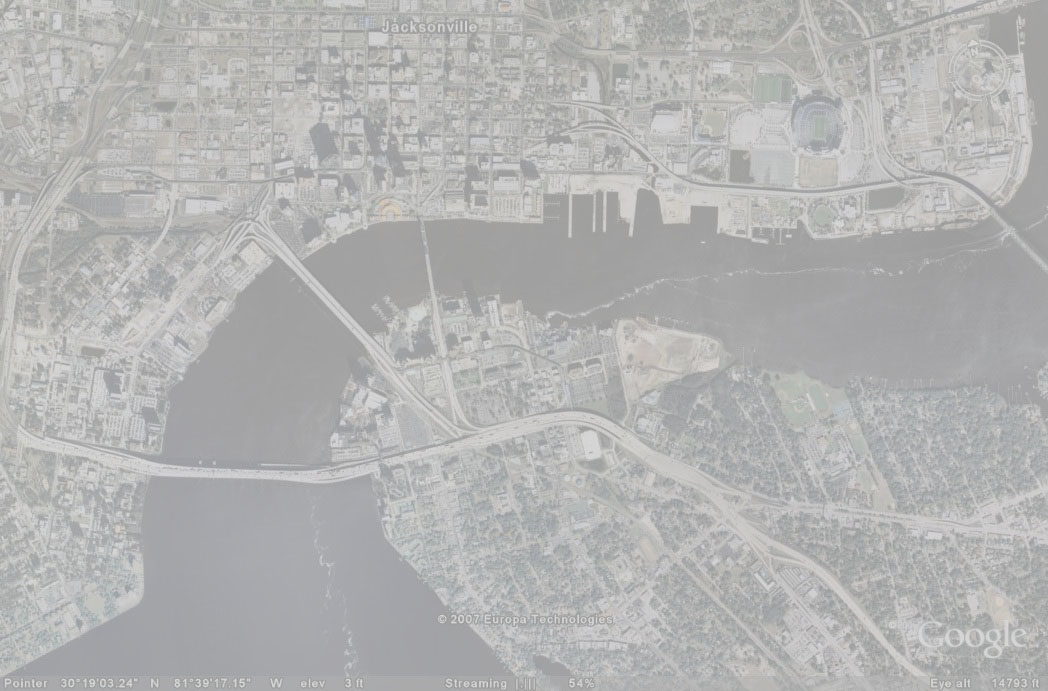
#> input picture 4-filter-spatial-domain/images/satellite.jpg, 1048 x 691 px, found by its file name
$ jupyter execute 2-enhancement-supplementary.ipynb   (older library calls are emulated)
#> lines starting #> are read from the running program, lines starting #| are printed output that depends on the picture
# **Introduction to Image Processing**

** Dear students this is your first assignment in Image processing course, in the context of this assignment you have to:**
* **complete `2-enhancement.ipynb` up to section 2.7**
* **complete this notebook `2-enhancement-supplementary.ipynb`**
* **add your changes, commit and push your completed assignment to your github repo**

`2-enhancement-supplememtary.ipynb` provides more information on section 2.7

## 2.7 Your own implementation

### Q.1 Import the required libraries and functions

[cell 1]

# Matplotlib library
import matplotlib.pyplot as plt
from matplotlib import cm

# Numpy library
import numpy as np

from skimage import io
from skimage import img_as_ubyte
from skimage import img_as_float
from skimage.color import rgb2gray

### Q.2 Contrast streching

** Define your function which stretch the image contrast, `cont_str`, using minimum and maximum values from the image **

**This function should accept the input image, calculates the minimum and maximum and rescales the intensities.**

** Return the image as uint8 **

[cell 2]
def cont_str (inputimage) :

    img = inputimage
    maxold=np.amax(img)
    minold=np.amin(img)
    for i in range(0,img.shape[0]-1):
        for j in range(0,img.shape[1]-1):
            img[i,j]=255*(img[i,j]-minold)/(maxold-minold)
    return img

**Use your function to transform the  gray version of `satellite.jpg` image (ubyte format), show the original image and the transformed image and their histogram**

[cell 3]
filename = './images/satellite.jpg'
satellite = io.imread(filename)
#> satellite is the input picture: shape (691, 1048, 3); mean R, G, B 178.9, 179.2, 178.8
satellite_gray = rgb2gray (satellite)
satellite_ubyte = img_as_ubyte(satellite_gray)

fig, axes=plt.subplots(nrows=2, ncols=2, figsize=(20,20))
ax0, ax1, ax2, ax3 = axes.ravel()
ax0.imshow(satellite, cmap=cm.gray)
ax0.set_title('original image')
bins, bins_c=np.histogram(satellite, 256)
#> bins = 256 values, max 91533 at index 58, min 0 at index 1, mean 8486.3; bins_c = 257 values from 144 to 227
ax1.plot(bins_c[1:], bins)
ax1.set_title('histogram of original image')

satellite_cont_str=cont_str(satellite_ubyte)
#> in cont_str, `maxold=np.amax(img)`: maxold = 226
#> in cont_str, `minold=np.amin(img)`: minold = 145
#> after the loop in cont_str, `for i in range(0,img.shape[0]-1):`:
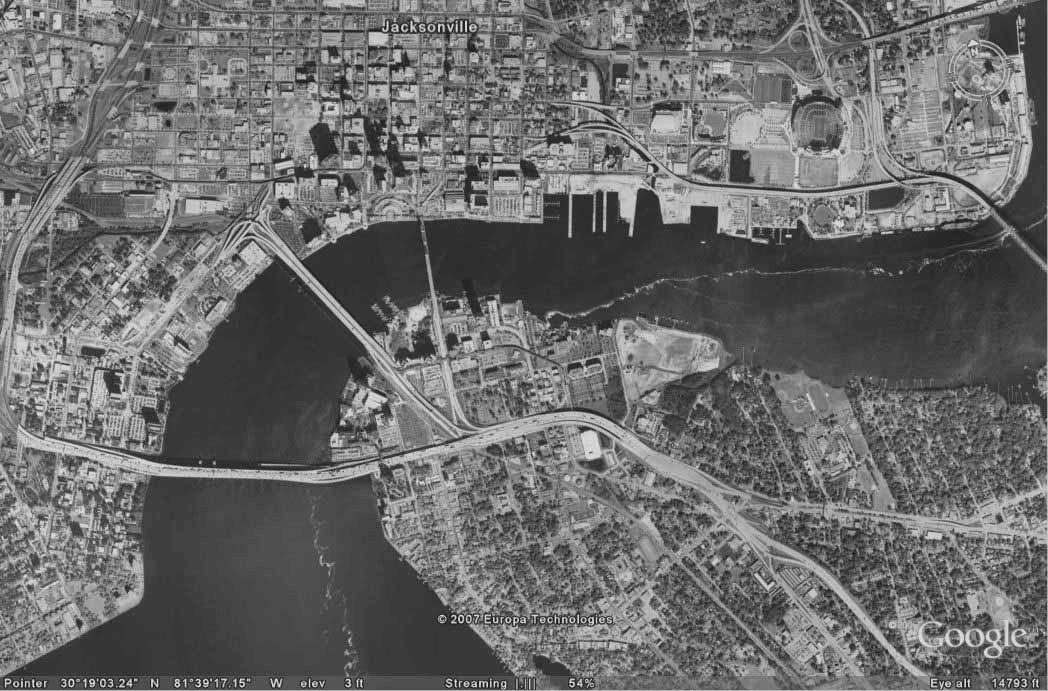
#> img: shape (691, 1048); min 0, max 255, mean 107.2
ax2.imshow(satellite_cont_str, cmap=cm.gray)
ax2.set_title('Image with stretched contrast')
bins, bins_c=np.histogram(satellite_cont_str, 256)
#> bins = 256 values, max 35102 at index 56, min 0 at index 1, mean 2828.8; bins_c = 257 values from 0 to 255
ax3.plot(bins_c[1:], bins)
ax3.set_title('histogram of image with stretched contrast')
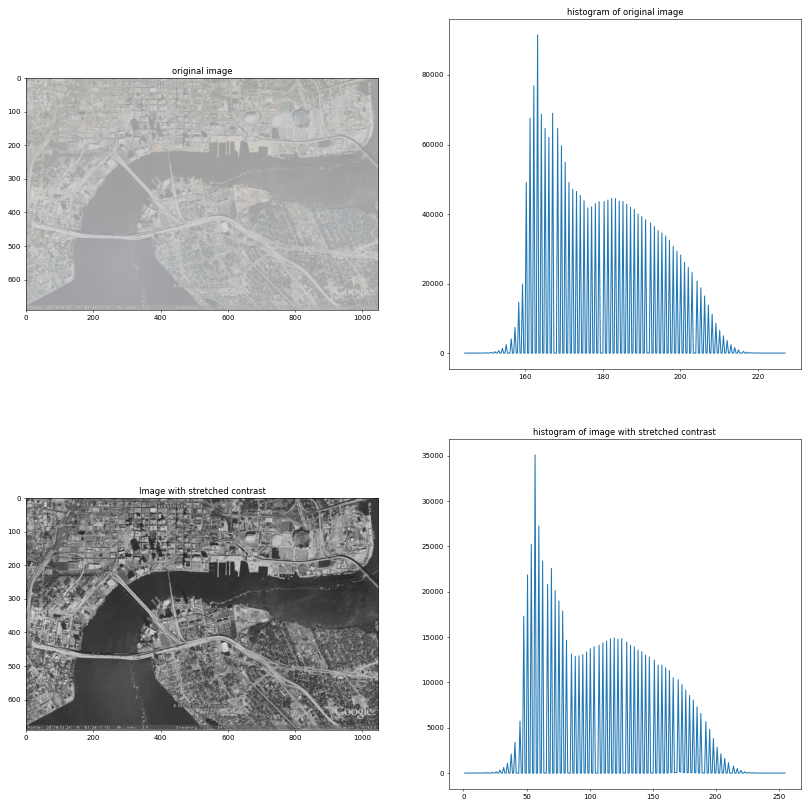
#> figure drawn by matplotlib, 4 panels; panel 2: curve peaks at x = 163.1, y = 91533; panel 4: curve peaks at x = 56.78, y = 35102

### Q.3 Histogram equalization
Histogram equalization can be used to enhance the contrast in images.

The idea behind the histogram equalization process is that each gray level should have an equal contribution in the image. The function allowing such transformation is in fact the cumulative density function.

**Define your own histgram equalization function, `hist_eq`**

**This function should accpet the image, max_int and min_int and return the transformed image and its cdf**

[cell 4]
def hist_eq (image, min_int, max_int) :

    Hist, bins=np.histogram(image.flatten(), bins=max_int-min_int, normed=True)
    cdf=np.cumsum(Hist)
    Histcum=255*cdf/cdf[-1]
    image2=np.interp(image.flatten(), bins[:-1], Histcum)
    print(Histcum.size)
    return image2.reshape(image.shape), Histcum

** Use your function to transform the gray version of `satellite.jpg` image again in ubyte format**

** max_int = 255, min_int = 0 **

[cell 5]
filename = './images/satellite.jpg'
satellite = io.imread(filename)
satellite_gray = rgb2gray (satellite)
satellite_ubyte = img_as_ubyte(satellite_gray)
sat_eq, cdf_eq=hist_eq(satellite_ubyte, 0, 255)
#> in hist_eq, `Hist, bins=np.histogram(image.flatten(), bins=max_int-min_int, normed=..`: Hist = 255 values, max 0.153 at index 56, min 0 at index 1, mean 0.0123; bins = 256 values from 145 to 226
#> in hist_eq, `cdf=np.cumsum(Hist)`: cdf = 255 values from 8.69e-06 to 3.15
#> in hist_eq, `Histcum=255*cdf/cdf[-1]`: Histcum = 255 values from 0.000704 to 255
#| 255
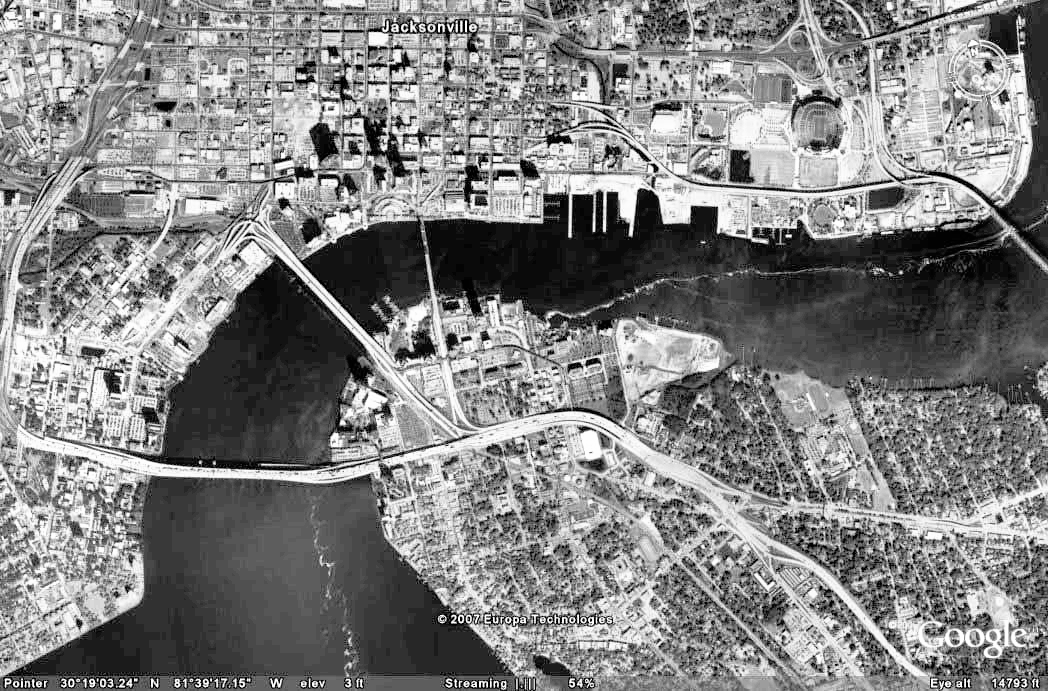
#> sat_eq: shape (691, 1048) float64; min 0.000704, max 255, mean 130.4
#> cdf_eq = 255 values from 0.000704 to 255

**Show the transformed image and its histogram**

[cell 6]
fig, axes=plt.subplots(nrows=2, ncols=2, figsize=(20,20))
ax0, ax1, ax2, ax3 = axes.ravel()
ax0.imshow(satellite, cmap=cm.gray)
ax0.set_title('original image')
bins, bins_c=np.histogram(satellite, 256)
#> bins = 256 values, max 91533 at index 58, min 0 at index 1, mean 8486.3; bins_c = 257 values from 144 to 227
ax1.plot(bins_c[1:], bins)
ax1.set_title('histogram of original image')


ax2.imshow(sat_eq, cmap=cm.gray)
ax2.set_title('Image with equalized histogram')
bins, bins_c=np.histogram(sat_eq, 256)
#> bins = 256 values, max 35264 at index 40, min 0 at index 3, mean 2828.8; bins_c = 257 values from 0.000704 to 255
ax3.plot(bins_c[1:], bins)
ax3.set_title('histogram of image with equalized histogram')
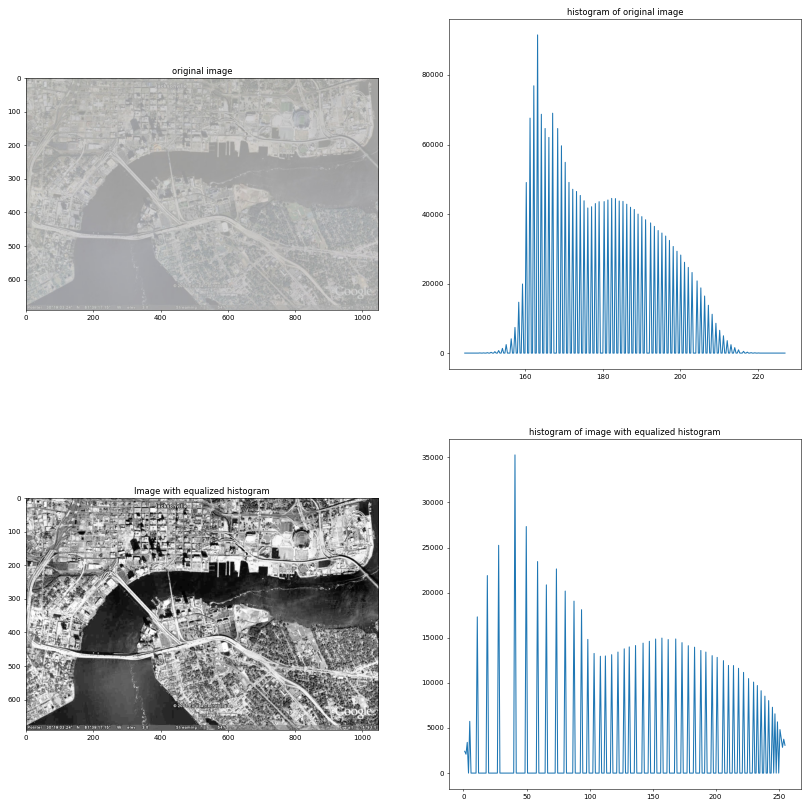
#> figure drawn by matplotlib, 4 panels; panel 2: curve peaks at x = 163.1, y = 91533; panel 4: curve peaks at x = 40.84, y = 35264

### Q.4 Histogram matching

** In this section we will perform histogram matching, the `hist_match` function is mostly defined here**
** `hist_match` uses the function that should define the Q.3 `hist_eq`, check the comments in the code as well **

** Explain the process of histogram matching in your own words**

Histogram matching method requires, first, calculate 2 cumulative distribution functions (cdf) of histograms. Then we need an inverse function to cdf which we want to fit, which returns graylevel for a given value. Then for every graylevel from old image we can find new graylevel using this inverse function (these 2 graylevels have the same "probability").

[cell 7]
def find_inverse_mapping(mapping):
    # Initialise the inverse
    inv_mapping = np.zeros(mapping.shape)
    # Find the index that we can affect for sure
    idx_inv_map = np.unique(mapping)

    # For each index
    for idx in idx_inv_map:
        # Find the corresponding index value
        int_val = np.where(mapping == idx)[0][0]
        # Affect this value for the inverse mapping
        inv_mapping[idx-2] = int_val

    # Find the first index which is not zero
    first_elt_idx = np.nonzero(inv_mapping)[0][0]
    for i, elt in enumerate(inv_mapping[first_elt_idx:-1]):
        if (elt == 0):
            inv_mapping[i + first_elt_idx] = inv_mapping[i + first_elt_idx - 1]

    return inv_mapping.astype('uint8')

[cell 8]
def hist_match(img, pdf_to_fit, min_int, max_int):
    # Equalize img

    ## hist_eq is actually the function that you should implement in the previous Question
    img_eq, cdf_eq = hist_eq(img, min_int, max_int)


    # We need to make the matching now
    ## Compute the transform G

    ### Compute the cdf
    cdf = np.cumsum(pdf_to_fit)

    ### Multiply the cdf by the number of gray values
    cdf_real = cdf * float(max_int)
    ### Round the cdf
    G = np.floor(cdf_real).astype('int')

    ## But we need the inverse
    G_1 = find_inverse_mapping(G)

    img_match = np.zeros((img_eq.shape[0], img_eq.shape[1]))
    for i in range (np.shape(img_eq)[0]):
        for j in range (np.shape(img_eq)[1]):
            img_match[i][j] = G_1[int(img_eq[i][j])]

    return img_match

**Creating a manual pdf following a gaussian distribution**

[cell 9]
from scipy.stats import norm

max_img=np.amax(satellite_ubyte)
#> max_img = 226
x = np.arange(256)
pdf_to_fit = norm.pdf(x, 150, 30)

**Use the defined function to match the histogram of gray version of satellite image to `pdf_to_fit`**

[cell 10]
sat_matched=hist_match(satellite_ubyte, pdf_to_fit, satellite_ubyte.min(), satellite_ubyte.max())
#| 81
#> in hist_match, `img_eq, cdf_eq = hist_eq(img, min_int, max_int)`: cdf_eq = 81 values from 0.000704 to 255
#> in hist_match, `cdf_real = cdf * float(max_int)`: cdf_real = 256 values from 1.12e-05 to 226
#> in hist_match, `G = np.floor(cdf_real).astype('int')`: G = 256 values from 0 to 225
#> in find_inverse_mapping, `idx_inv_map = np.unique(mapping)`: idx_inv_map = 120 values from 0 to 225
#> the loop in find_inverse_mapping, `for idx in idx_inv_map:` made 120 passes
#> (idx, int_val) on passes 24 to 35: (25, 113), (26, 114), (28, 115), (29, 116), (31, 117), (33, 118), (34, 119), (36, 120), (38, 121), (40, 122), (42, 123), (44, 124)
#> int_val on passes 1 to 6: 0, 71, 79, 83, 87, 90
#> after the loop in find_inverse_mapping, `for idx in idx_inv_map:`: inv_mapping = 256 values, max 229 at index 223, min 0 at index 17, mean 69.73
#> in find_inverse_mapping, `first_elt_idx = np.nonzero(inv_mapping)[0][0]`: first_elt_idx = 0
#> the loop in find_inverse_mapping, `for i, elt in enumerate(inv_mapping[first_elt_idx:-1]):` made 255 passes
#> after the loop in find_inverse_mapping, `for i, elt in enumerate(inv_mapping[first_elt_idx:-1]):`: inv_mapping = 256 values, max 229 at index 223, min 71 at index 255, mean 159.2
#> in hist_match, `G_1 = find_inverse_mapping(G)`: G_1 has the same summary as inv_mapping in find_inverse_mapping
#> after the loop in hist_match, `for i in range (np.shape(img_eq)[0]):`:
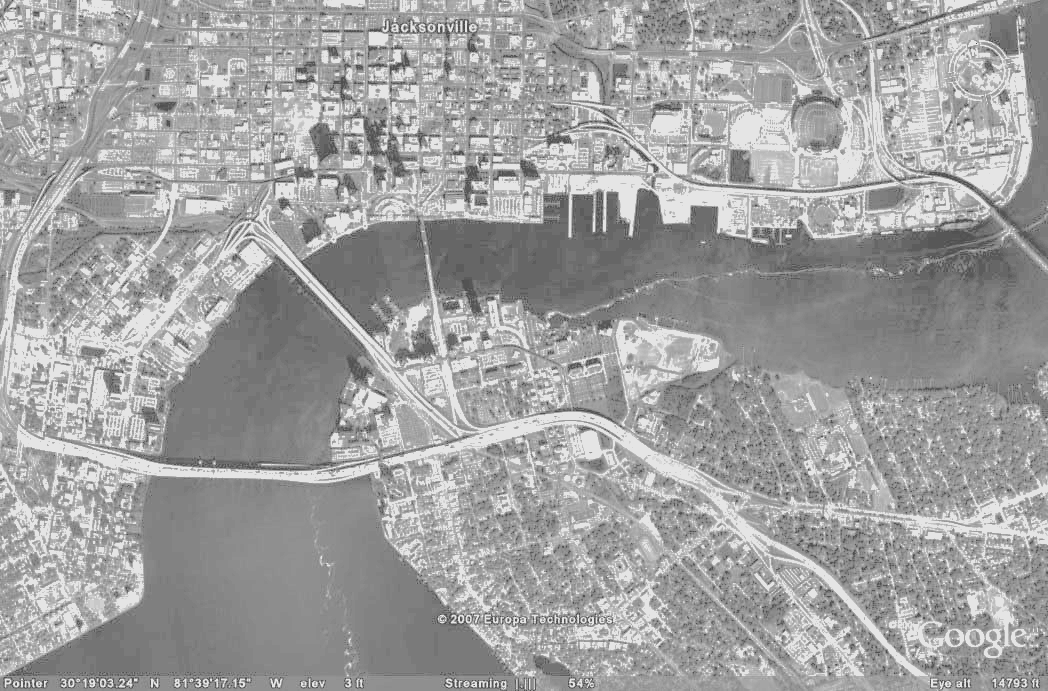
#> img_match: shape (691, 1048) float64; min 71, max 229, mean 161
fig, axes=plt.subplots(nrows=2, ncols=2, figsize=(20,20))
ax0, ax1, ax2, ax3 = axes.ravel()
ax0.imshow(satellite, cmap=cm.gray)
ax0.set_title('original image')
bins, bins_c=np.histogram(satellite_ubyte, 256)
#> bins = 256 values, max 35264 at index 56, min 0 at index 1, mean 2828.8; bins_c = 257 values from 145 to 226
ax1.plot(bins_c[1:], bins)
ax1.set_title('histogram of original image')


ax2.imshow(sat_matched, cmap=cm.gray)
ax2.set_title('Image with matched histogram')
bins, bins_c=np.histogram(sat_matched, 256)
#> bins = 256 values, max 93801 at index 255, min 0 at index 1, mean 2828.8; bins_c = 257 values from 71 to 229
ax3.plot(bins_c[1:], bins)
ax3.set_title('histogram of image with matched histogram')
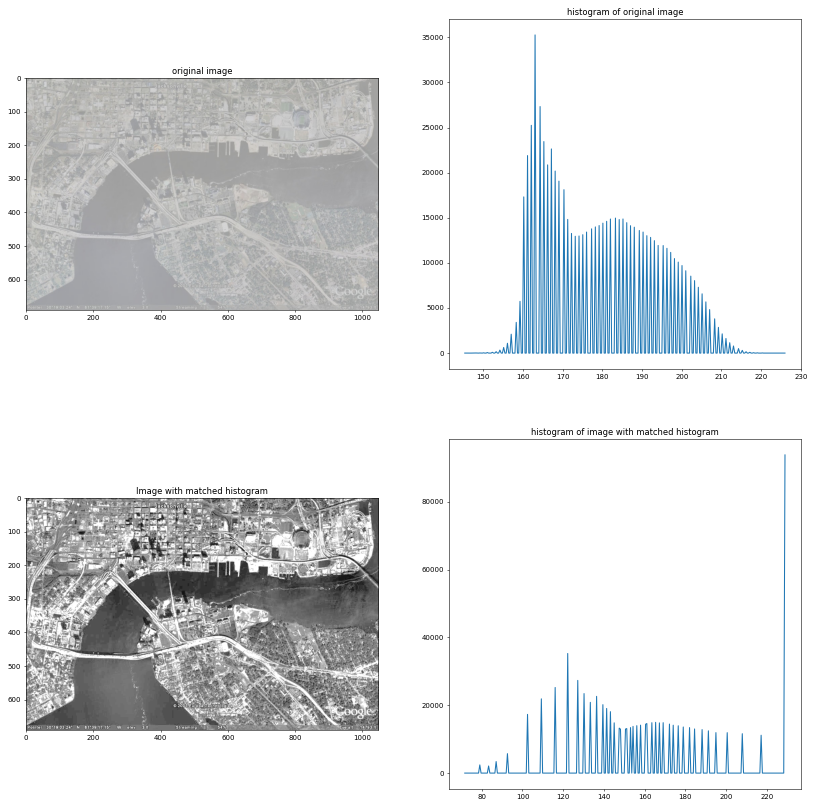
#> figure drawn by matplotlib, 4 panels; panel 2: curve peaks at x = 163, y = 35264; panel 4: curve peaks at x = 229, y = 93801
